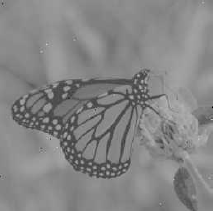
#> input picture HW2/Q1/image2.png, 213 x 211 px
$ jupyter execute Q1.ipynb
#> lines starting #> are read from the running program, lines starting #| are printed output that depends on the picture
[cell 1]
import numpy as np
import cv2
from matplotlib import pyplot as plt

# Question 1:

# part 2:

[cell 2]
#define image1 here
import numpy as np
import pandas as pd

image1_data = np.array([[141, 0, 138, 143, 143, 143, 144],
                [141, 140, 140, 142, 142, 143, 143],
                [140, 145, 145, 144, 142, 142, 145],
                [141, 141, 141, 143, 142, 141, 143],
                [139, 140, 141, 141, 142, 143, 144]])
unique, counts = np.unique(image1_data, return_counts=True)
df = pd.DataFrame({'Number': unique, 'Count': counts})
print(df)

[cell 3]
import matplotlib.pyplot as plt

image1 = np.array(image1_data).flatten()
min_val = image1.min()
max_val = image1.max()
plt.figure(figsize=(10, 6))
plt.hist(image1, bins=np.arange(min_val, max_val + 10, 1), edgecolor='black', color='skyblue')
plt.xlabel('Number')
plt.ylabel('Frequency')
plt.title('Histogram of Image Data')
plt.xticks(np.arange(min_val, max_val + 10, 10))
plt.show()

after scratching image1

[cell 4]
scratch_image1 = (255 * (image1_data - np.min(image1_data)))//(np.max(image1_data) - np.min(image1_data))
unique, counts = np.unique(scratch_image1, return_counts=True)
df = pd.DataFrame({'Number': unique, 'Count': counts})
print(df)

[cell 5]
import matplotlib.pyplot as plt

image1_1 = np.array(scratch_image1).flatten()
min_val = image1_1.min()
max_val = image1_1.max()
plt.figure(figsize=(10, 6))
plt.hist(image1_1, bins=np.arange(min_val, max_val + 10, 1), edgecolor='black', color='skyblue')
plt.xlabel('Number')
plt.ylabel('Frequency')
plt.title('Histogram of Image Data after scratching')
plt.xticks(np.arange(min_val, max_val + 10, 10))
plt.show()

After cutting [130, 150]: *italicized text*

[cell 6]
image1 = np.array(image1_data)
image1_clipped = np.clip(image1, 130, 150)
print(image1_clipped)
unique, counts = np.unique(image1_clipped, return_counts=True)
df = pd.DataFrame({'Number': unique, 'Count': counts})
print(df)

[cell 7]
import matplotlib.pyplot as plt

image1_2 = np.array(image1_clipped).flatten()
min_val = image1_2.min()
max_val = image1_2.max()
plt.figure(figsize=(10, 6))
plt.hist(image1_2, bins=np.arange(min_val, max_val + 10, 1), edgecolor='black', color='skyblue')
plt.xlabel('Number')
plt.ylabel('Frequency')
plt.title('Histogram of Image Data after cutting')
plt.xticks(np.arange(min_val, max_val + 10, 2))
plt.show()

After cutting between 140, 145:

[cell 8]
image1_clipped = np.clip(image1, 140, 145)
print(image1_clipped)
unique, counts = np.unique(image1_clipped, return_counts=True)
df = pd.DataFrame({'Number': unique, 'Count': counts})
print(df)

[cell 9]
image1_3 = np.array(image1_clipped).flatten()
min_val = image1_3.min()
max_val = image1_3.max()
plt.figure(figsize=(10, 6))
plt.hist(image1_3, bins=np.arange(min_val, max_val + 10, 1), edgecolor='black', color='skyblue')
plt.xlabel('Number')
plt.ylabel('Frequency')
plt.title('Histogram of Image Data after cutting [140, 145]')
plt.xticks(np.arange(min_val, max_val + 10, 2))
plt.show()

[cell 10]
#code here
#first define a function for calculating histogram
#you are free to use libraries
def calc_hist(image):
    '''
    you are free to use libraries
    calculate image histogram
    input(s):
      image (ndarray): input image
    output(s):
      hist (ndarray): computed input image histogram
    '''
    hist = np.zeros(256)
    for row in image:
      for pixel in row:
        hist[pixel] += 1
    return hist

[cell 11]
#dont change this cell
plt.imshow(image1,cmap='gray',vmin=0,vmax=255)
plt.figure()
plt.plot(calc_hist(image1))
plt.title('histogram')
#> figure, not shown here; curve peaks at x = 141, y = 8

[cell 12]
#code here
#define a function (stretch) for stretching(input:image , output: stretched image)

def stretch_hist(image):
  '''
  don't use libraries
  input(s):
    image (ndarray): input image
  output(s):
    output_image (ndarray): enhanced image with histogram stretching
  '''
  output_image = image.copy()
  # Start
  min_val = np.min(output_image)
  max_val = np.max(output_image)
  output_image = (255*((image - min_val) / (max_val - min_val))).astype('uint8')
  # End
  return output_image

[cell 13]
#dont change this cell
plt.imshow(stretch_hist(image1),cmap='gray',vmin=0,vmax=255)
plt.figure()
plt.plot(calc_hist(stretch_hist(image1)))
plt.title('stretched histogram')
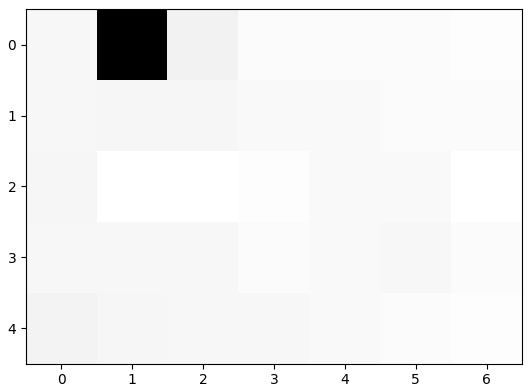
#> figure drawn by matplotlib, 1 panel
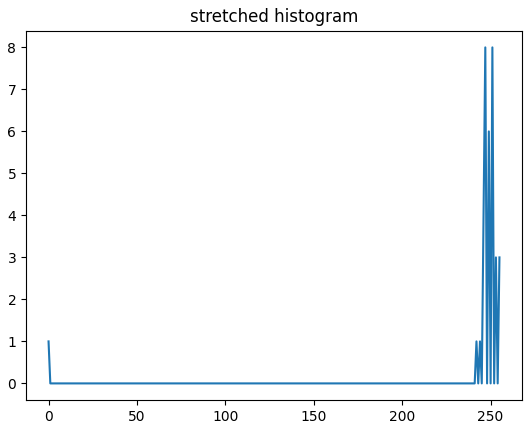
#> figure drawn by matplotlib, 1 panel; curve peaks at x = 247, y = 8

[cell 14]
#code here
#define a function (Clip) for Clipping(input:image , output: Clipped image)

def clip_hist(image, min_value, max_value):
  '''
  don't use libraries
  input(s):
    image (ndarray): input image
    min_value : min value of the histogram which you wanna clip.
    max_value : max value of the histogram which you wanna clip.
  output(s):
    output_image (ndarray): enhanced image with histogram clipping
  '''
  output_image = image.copy()
  # Start
  output_image = np.clip(image, min_value, max_value)
  # End
  return output_image

[cell 15]
#dont change this cell
# min_value = # your min value here
min_value = 130
# max_value = # your max value here
max_value = 150
plt.imshow(clip_hist(image1, min_value, max_value),cmap='gray',vmin=0,vmax=255)
plt.figure()
plt.plot(calc_hist(clip_hist(image1,min_value, max_value)))
plt.title('clipped histogram')
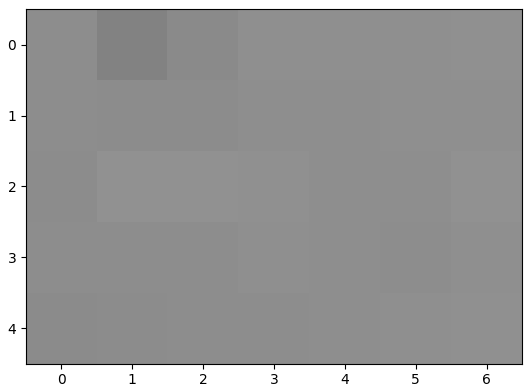
#> figure drawn by matplotlib, 1 panel
#> figure, not shown here; curve peaks at x = 141, y = 8

[cell 16]
#dont change this cell
# min_value = # your min value here
min_value = 140
# max_value = # your max value here
max_value = 145
plt.imshow(clip_hist(image1, min_value, max_value),cmap='gray',vmin=0,vmax=255)
plt.figure()
plt.plot(calc_hist(clip_hist(image1,min_value, max_value)))
plt.title('clipped histogram')
#> figure, not shown here; curve peaks at x = 141, y = 8

# part3

[cell 17]
# first read the image and show it.(image2)
input_image = cv2.imread('image2.png')
#> input_image is the input picture: shape (211, 213, 3); min 0, max 201, mean 133.1
image_rgb = cv2.cvtColor(input_image, cv2.COLOR_BGR2RGB)
plt.imshow(image_rgb)
plt.axis('off')
plt.show()

[cell 18]
plt.plot(calc_hist(clip_hist(input_image, 0, 255)))
plt.title('clipped histogram')
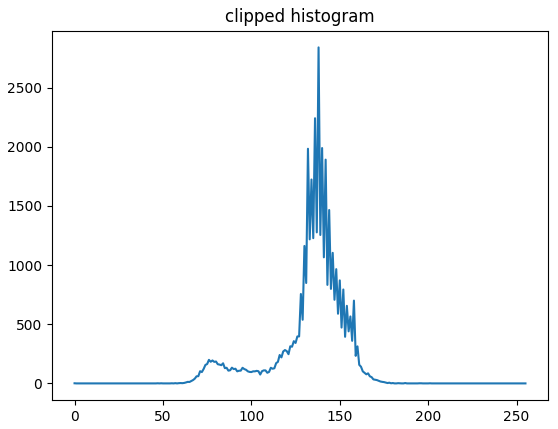
#> figure drawn by matplotlib, 1 panel; curve peaks at x = 138, y = 2841

[cell 19]
# And visualize the histogram of the stretched image

stretched_image = stretch_hist(input_image)
#> in stretch_hist (call 3), `min_val = np.min(output_image)`: min_val = 0
#> in stretch_hist (call 3), `max_val = np.max(output_image)`: max_val = 201
#> in stretch_hist (call 3), `output_image = (255*((image - min_val) / (max_val - min_val))).astype(..`:
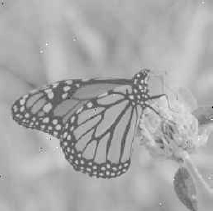
#> output_image: shape (211, 213, 3); min 0, max 255, mean 168.4
stretched_image_hist = calc_hist(stretched_image)
#> stretched_image_hist = 256 values, max 2841 at index 175, min 0 at index 1, mean 175.6
plt.figure()
plt.plot(stretched_image_hist)
plt.title('Stretched Histogram')
plt.show()
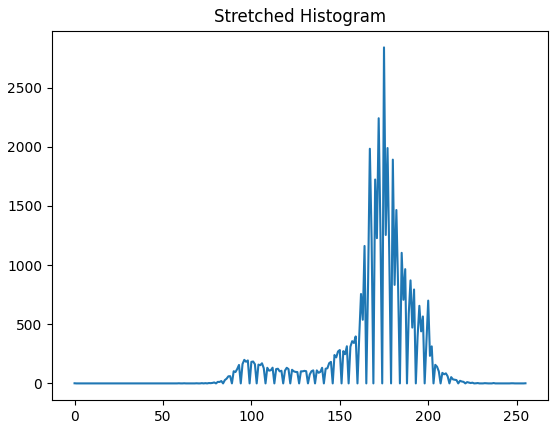
#> figure drawn by matplotlib, 1 panel; curve peaks at x = 175, y = 2841

[cell 20]
#use clip_hist function to improve quality of the image and show it

plt.imshow(stretched_image, cmap='gray', vmin=0, vmax=255)
plt.title('Stretched Image')
plt.axis('off')
plt.show()

[cell 21]
min_value = 100
max_value = 255
plt.imshow(clip_hist(input_image, min_value, max_value), cmap = 'gray', vmin = 0, vmax = 255)
#> in clip_hist (call 6), `output_image = np.clip(image, min_value, max_value)`:
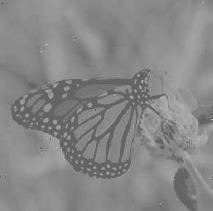
#> output_image: shape (211, 213, 3); min 100, max 201, mean 134.7
plt.figure()
plt.plot(calc_hist(clip_hist(input_image, min_value, max_value)))
plt.title('clipped histogram')
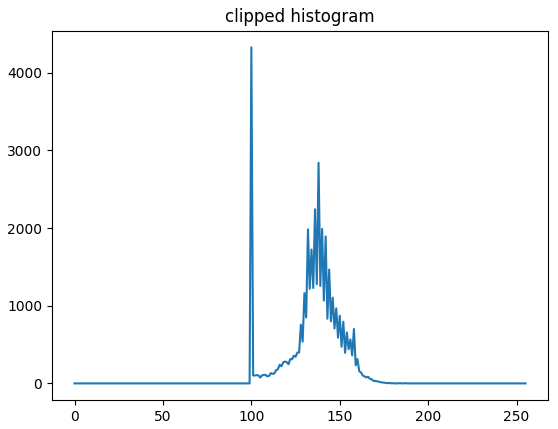
#> figure drawn by matplotlib, 1 panel; curve peaks at x = 100, y = 4326

[cell 22]
min_value = 70
max_value = 150
plt.imshow(stretch_hist(clip_hist(input_image, min_value, max_value)), cmap = 'gray', vmin = 0, vmax = 255)
#> in stretch_hist (call 4), `min_val = np.min(output_image)`: min_val = 70
#> in stretch_hist (call 4), `max_val = np.max(output_image)`: max_val = 150
#> in stretch_hist (call 4), `output_image = (255*((image - min_val) / (max_val - min_val))).astype(..`:
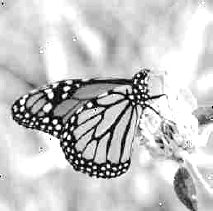
#> output_image: shape (211, 213, 3); min 0, max 255, mean 197.9
plt.figure()
plt.plot(calc_hist(stretch_hist(clip_hist(input_image, min_value, max_value))))
plt.title('clipped histogram')
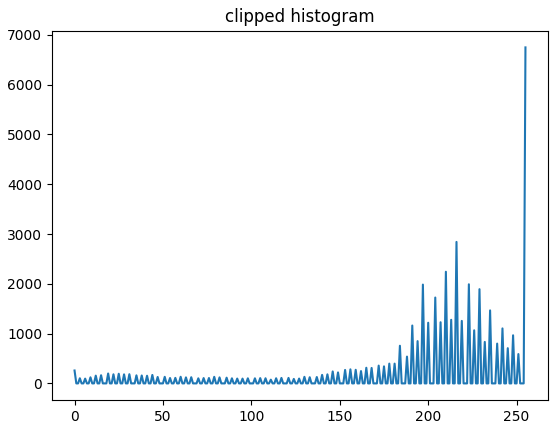
#> figure drawn by matplotlib, 1 panel; curve peaks at x = 255, y = 6747
